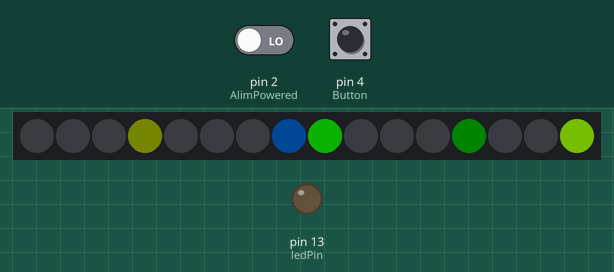
The sketch below on a simulated Arduino Uno, built with avr-gcc and run on an emulated ATmega328P. Shown: 16 RGB LEDs in strip order, left to right, output pins drawn as LEDs (lit = HIGH). The test bench sets the inputs (shaded band); at power-on: pin 4 (Button) HIGH, pin 2 (AlimPowered) LOW. Dim RGB values are drawn brighter than linear; random numbers use the default seed unless the sketch sets one.

Above: at 1.2 s.
1.3 s: pin 4 (Button) pulled LOW for 0.15 s
At 1.48 s:
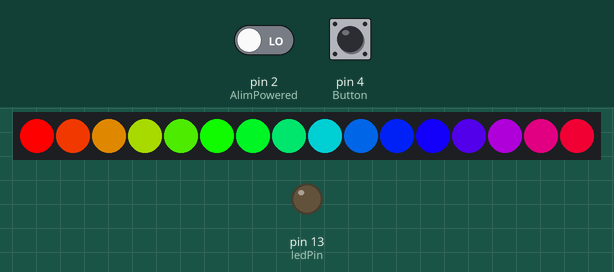
2.0 s: pin 4 (Button) pulled LOW for 1 s
3.6 s: pin 2 (AlimPowered) driven HIGH
At 5.0 s:
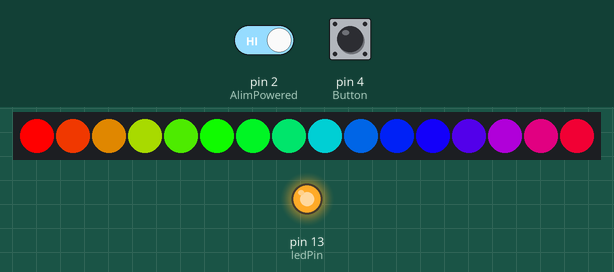
5.7 s: pin 4 (Button) pulled LOW for 3.2 s
At 9.19 s:
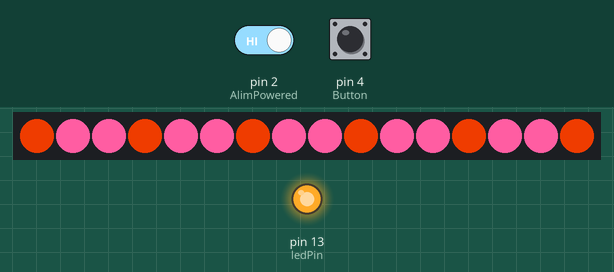
10.4 s: pin 4 (Button) pulled LOW for 1 s
At 11.4 s:
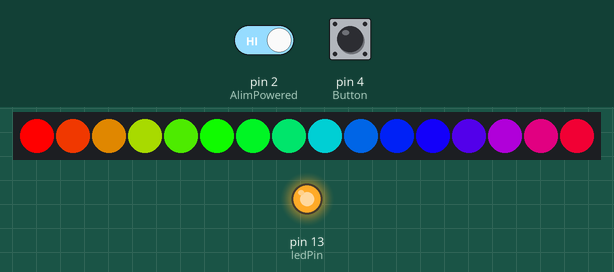
12.0 s: pin 4 (Button) pulled LOW for 3.2 s
At 15.46 s:
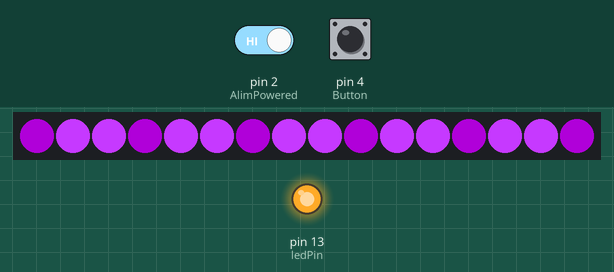
Timing chart, 0 to 17.0 s (numbered marks = the images above; inputs shaded):
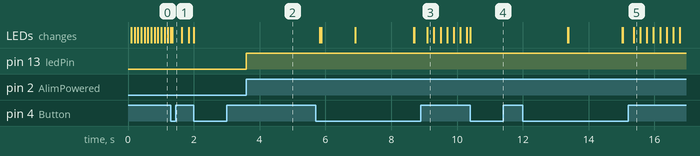

The sketch:

ARDUIO_NeoPixels_OneStrip.ino
```cpp
#include <Adafruit_NeoPixel.h>
#define INTERVAL_RAINBOW 3    //1
#define INTERVAL_THEATER 200  //1
#define INTERVAL_WIPE 50      //100
#define INTERVAL_SCANNER 100  //10
#define INTERVAL_FADE 10      //1
#define INTERVAL_STARS 100      //1
#define STEPS_FADE 255
#define STEPS_STARS 1


// https://learn.adafruit.com/multi-tasking-the-arduino-part-3/put-it-all-together-dot-dot-dot?view=all

// Pattern types supported:
enum  pattern { NONE, RAINBOW_CYCLE, THEATER_CHASE, COLOR_WIPE, SCANNER, FADE, STARS };
// Patern directions supported:
enum  direction { FORWARD, REVERSE };

// NeoPattern Class - derived from the Adafruit_NeoPixel class
class NeoPatterns : public Adafruit_NeoPixel
{
    public:

    // Member Variables:
    pattern  ActivePattern;  // which pattern is running
    direction Direction;     // direction to run the pattern

    unsigned long Interval;   // milliseconds between updates
    unsigned long lastUpdate; // last update of position

    uint32_t Color1, Color2;  // What colors are in use
    uint16_t TotalSteps;      // total number of steps in the pattern
    uint16_t Index;           // current step within the pattern

    void (*OnComplete)();  // Callback on completion of pattern

    // Constructor - calls base-class constructor to initialize strip -----------------------------------------------------------------
    NeoPatterns(uint16_t pixels, uint8_t pin, uint8_t type, void (*callback)())
    :Adafruit_NeoPixel(pixels, pin, type)
    {
        OnComplete = callback;
    }

    // Update the pattern ----------------------------------------------------------------------------------------------------------------------------------
    void Update()
    {
        if((millis() - lastUpdate) > Interval) // time to update
        {
            lastUpdate = millis();
            switch(ActivePattern)
            {
                case RAINBOW_CYCLE: RainbowCycleUpdate(); break;
                case THEATER_CHASE: TheaterChaseUpdate(); break;
                case COLOR_WIPE:    ColorWipeUpdate();    break;
                case SCANNER:       ScannerUpdate();      break;
                case FADE:          FadeUpdate();         break;
                case STARS:         StarsUpdate();        break;
                default:  break;
            }
        }
    }

    // Increment the Index and reset at the end -----------------------------------------------------------------
    void Increment()
    {
        if (Direction == FORWARD)
        {
           Index++;
           if (Index >= TotalSteps)
            {
                Index = 0;
                if (OnComplete != NULL) { OnComplete();} // call the comlpetion callback
            }
        }
        else // Direction == REVERSE
        {
            --Index;
            if (Index <= 0)
            {
                Index = TotalSteps-1;
                if (OnComplete != NULL) { OnComplete();} // call the comlpetion callback
            }
        }
    }

    // Reverse pattern direction ----------------------------------------------------------------------------------------------------------------------------------
    void Reverse()
    {
        if (Direction == FORWARD)
        {
            Direction = REVERSE;
            Index = TotalSteps-1;
        }
        else
        {
            Direction = FORWARD;
            Index = 0;
        }
    }

    // Initialize for a RainbowCycle ======================================================================================================================================================
    void RainbowCycle(uint8_t interval, direction dir = FORWARD)
    {
        ActivePattern = RAINBOW_CYCLE;
        Interval = interval;
        TotalSteps = 255;
        Index = 0;
        Direction = dir;
    }

    // Update the Rainbow Cycle Pattern
    void RainbowCycleUpdate()
    {
        for(int i=0; i< numPixels(); i++)
        {
            setPixelColor(i, Wheel(((i * 256 / numPixels()) + Index) & 255));
        }
        show();
        Increment();
    }

    // Initialize for a Theater Chase ======================================================================================================================================================
    void TheaterChase(uint32_t color1, uint32_t color2, uint8_t interval, direction dir = FORWARD)
    {
        ActivePattern = THEATER_CHASE;
        Interval = interval;
        TotalSteps = numPixels();
        Color1 = color1;
        Color2 = color2;
        Index = 0;
        Direction = dir;
   }

    // Update the Theater Chase Pattern
    void TheaterChaseUpdate()
    {
        for(int i=0; i< numPixels(); i++)
        {
            if ((i + Index) % 3 == 0) { setPixelColor(i, Color1); }
            else                      { setPixelColor(i, Color2); }
        }
        show();
        Increment();
    }

    // Initialize for a ColorWipe ======================================================================================================================================================
    void ColorWipe(uint32_t color, uint8_t interval, direction dir = FORWARD)
    {
        ActivePattern = COLOR_WIPE;
        Interval = interval;
        TotalSteps = numPixels();
        Color1 = color;
        Index = 0;
        Direction = dir;
    }

    // Update the Color Wipe Pattern
    void ColorWipeUpdate()
    {
        setPixelColor(Index, Color1);
        show();
        Increment();
    }

    // Initialize for a SCANNNER ======================================================================================================================================================
    void Scanner(uint32_t color1, uint8_t interval)
    {
        ActivePattern = SCANNER;
        Interval = interval;
        TotalSteps = (numPixels() - 1) * 2;
        Color1 = color1;
        Index = 0;
    }

    // Update the Scanner Pattern
    void ScannerUpdate()
    {
        for (int i = 0; i < numPixels(); i++)
        {
            if      (i == Index)              { setPixelColor(i, Color1); }           // Scan Pixel to the right
            else if (i == TotalSteps - Index) { setPixelColor(i, Color1); }           // Scan Pixel to the left
            else                              { setPixelColor(i, DimColor(getPixelColor(i))); }// Fading tail
        }
        show();
        Increment();
    }

    // Initialize for a Fade ======================================================================================================================================================
    void Fade(uint32_t color1, uint32_t color2, uint16_t steps, uint8_t interval, direction dir = FORWARD)
    {
        ActivePattern = FADE;
        Interval = interval;
        TotalSteps = steps;
        Color1 = color1;
        Color2 = color2;
        Index = 0;
        Direction = dir;
    }

    // Update the Fade Pattern
    void FadeUpdate()
    {
        // Calculate linear interpolation between Color1 and Color2
        // Optimise order of operations to minimize truncation error
        uint8_t red =   ((Red(Color1)   * (TotalSteps - Index)) + (Red(Color2)   * Index)) / TotalSteps;
        uint8_t green = ((Green(Color1) * (TotalSteps - Index)) + (Green(Color2) * Index)) / TotalSteps;
        uint8_t blue =  ((Blue(Color1)  * (TotalSteps - Index)) + (Blue(Color2)  * Index)) / TotalSteps;

        ColorSet(Color(red, green, blue));
        show();
        Increment();
    }

    // Initialize for a Stars ======================================================================================================================================================
    void Stars(uint32_t color1, uint16_t steps, uint8_t interval)
    {
        ActivePattern = STARS;
        Interval = interval;
        TotalSteps = steps;
        Color1 = color1;
        Index = 0;

        setPixelColor(random(numPixels()), Color1);
    }

    // Update the Scanner Pattern
    void StarsUpdate()
    {
        uint32_t color;

        for (int i = 0; i < numPixels(); i++)
        {
            color = getPixelColor(i);
            if (color != 0) { setPixelColor(i, DimColor(getPixelColor(i))); } // Fading
        }
        show();
        Increment();
    }

    // Calculate 50% dimmed version of a color (used by ScannerUpdate) *******************************************************************************************
    uint32_t DimColor(uint32_t color)
    {
        // Shift R, G and B components one bit to the right
        uint32_t dimColor = Color(Red(color) >> 1, Green(color) >> 1, Blue(color) >> 1);
        return dimColor;
    }

    // Set all pixels to a color (synchronously) *******************************************************************************************
    void ColorSet(uint32_t color)
    {
        for (int i = 0; i < numPixels(); i++)     { setPixelColor(i, color); }
        show();
    }

    // Returns the Red component of a 32-bit color *******************************************************************************************
    uint8_t Red(uint32_t color) { return (color >> 16) & 0xFF; }

    // Returns the Green component of a 32-bit color *******************************************************************************************
    uint8_t Green(uint32_t color) { return (color >> 8) & 0xFF; }

    // Returns the Blue component of a 32-bit color *******************************************************************************************
    uint8_t Blue(uint32_t color) { return color & 0xFF; }

    // Input a value 0 to 255 to get a color value. *******************************************************************************************
    // The colours are a transition r - g - b - back to r.
    uint32_t Wheel(byte WheelPos)
    {
        WheelPos = 255 - WheelPos;
        if(WheelPos < 85) { return Color(255 - WheelPos * 3, 0, WheelPos * 3); }
        else if(WheelPos < 170)
        {
            WheelPos -= 85;
            return Color(0, WheelPos * 3, 255 - WheelPos * 3);
        }
        else
        {
            WheelPos -= 170;
            return Color(WheelPos * 3, 255 - WheelPos * 3, 0);
        }
    }
};


/*****************************************************************************************/
/*****************************************************************************************/
/*****************************************************************************************/
int ledPin=13;                    // LED connected to digital pin 13
int AlimPowered = 2;              // Tells if Ailm is powered-up
int PowerUpAlim = 3;              // Powered-up the Alim
int Button = 4;                   // Button to change animation


void Stick1Complete();

//NeoPatterns Stick1(300, 6, NEO_GRB + NEO_KHZ800, &Stick1Complete);
NeoPatterns Stick1(16, 6, NEO_GRB + NEO_KHZ800, &Stick1Complete);

// Initialize everything and prepare to start *****************************************************************************************
void setup()
{
  Serial.begin(115200);

   pinMode(AlimPowered, INPUT);             // High if Alim powered-up
   pinMode(Button,      INPUT_PULLUP);      // Button to change animation
   pinMode(ledPin,      OUTPUT);            // sets the digital pin as output
   pinMode(PowerUpAlim, OUTPUT);            // sets the digital pin as output

    // Initialize all the pixelStrips
    Stick1.begin();

    //Stick1.RainbowCycle   (INTERVAL_RAINBOW);
    //Stick1.TheaterChase (Stick1.Wheel(random(255)), ~Stick1.Color1, INTERVAL_THEATER); //Stick1.TheaterChase (Stick1.Wheel(random(255)), Stick1.Wheel(random(255)), INTERVAL_THEATER);
    //Stick1.ColorWipe    (Stick1.Wheel(random(255)), INTERVAL_WIPE);
    //Stick1.Scanner      (Stick1.Wheel(random(255)), INTERVAL_SCANNER);
    //Stick1.Fade         (Stick1.Wheel(random(255)), Stick1.Wheel(random(255)), STEPS_FADE, INTERVAL_FADE);
    Stick1.Stars         (Stick1.Wheel(random(255)), STEPS_STARS, INTERVAL_STARS);//Stick1.Stars         (Stick1.Color(255, 255, 255), STEPS_STARS, INTERVAL_STARS);
    //Stick1.setBrightness(20); // 64
}

// Main loop **********************************************************************************************************************************************************************************
void loop()
{
  digitalWrite(ledPin, digitalRead(AlimPowered));       // Sets the LED on if Alim is Powered-up
  digitalWrite(PowerUpAlim, LOW);                       // Power up the Alim

  Stick1.Update();

    // Switch patterns on a button press:
    if (digitalRead(Button) == LOW) // Button #1 pressed
    {
        switch(Stick1.ActivePattern)
        {
          case RAINBOW_CYCLE:
            Stick1.ActivePattern = STARS;
            Stick1.Interval = INTERVAL_FADE; //1
            break;

          case THEATER_CHASE:
            Stick1.ActivePattern = RAINBOW_CYCLE;
            Stick1.Interval = INTERVAL_RAINBOW; //1
            //Stick1.TotalSteps = 255;
            break;

          case COLOR_WIPE:
            Stick1.ActivePattern = THEATER_CHASE;
            Stick1.Interval = INTERVAL_THEATER; //100
            break;

          case SCANNER:
            Stick1.ActivePattern = COLOR_WIPE;
            Stick1.Interval = INTERVAL_WIPE; //100
            break;

          case FADE:
            Stick1.ActivePattern = SCANNER;
            Stick1.Interval = INTERVAL_SCANNER; //1
            break;

          case STARS:
            Stick1.ActivePattern = FADE;
            Stick1.Interval = INTERVAL_SCANNER; //1
            break;

          default: break;
      }
    }
}

//------------------------------------------------------------
//Completion Routines - get called on completion of a pattern
//------------------------------------------------------------

// Stick1 Completion Callback *****************************************************************************************
void Stick1Complete()
{
    // Random color change for next scan
        switch(Stick1.ActivePattern)
        {
          case RAINBOW_CYCLE:
            break;

          case THEATER_CHASE:
              Stick1.Color1 = Stick1.Wheel(random(255));
              Stick1.Color2 = ~Stick1.Color1;
            break;

          case COLOR_WIPE:
              Stick1.Color1 = Stick1.Wheel(random(255));
            break;

          case SCANNER:
              Stick1.Color1 = Stick1.Wheel(random(255));
            break;

          case FADE:
              Stick1.Color1 = Stick1.Color2;
              Stick1.Color2 = Stick1.Wheel(random(255));
            break;

          case STARS:
              Stick1.setPixelColor(random(Stick1.numPixels()), Stick1.Color1);
              Stick1.Color1 = Stick1.Wheel(random(255)); //Stick1.Color1 = Stick1.Color(255, 255, 255);
            break;

          default: break;
      }
}
```

Measured:
- after the input at 3.6 s, pin 13 (ledPin): LOW → HIGH at once
- after the input at 5.7 s, the LEDs: first change after 0.12 s (image 3 shows a later state)
- after the input at 12.0 s, the LEDs: first change after 1.4 s (image 5 shows a later state)
